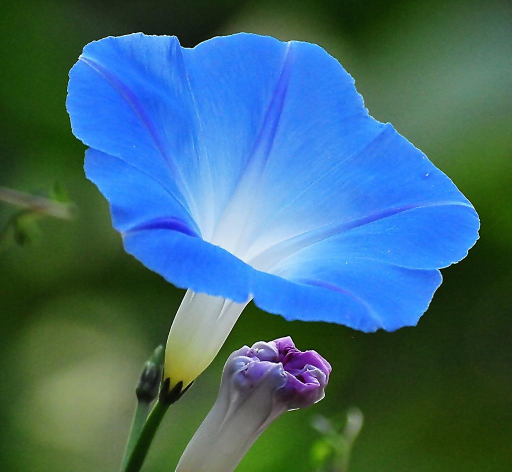
#> input picture dataset/hua.jpg, 1024 x 943 px (shown at 1/2 size)
$ python keypoint_detection.py
#> lines starting #> are read from the running program, lines starting #| are printed output that depends on the picture
import cv2
import numpy as np


img = cv2.imread('../../dataset/hua.jpg')
#> img is the input picture: shape (943, 1024, 3); mean B, G, R 116.6, 104.8, 63.1
img = cv2.resize(img, (0, 0), None, 0.5, 0.5)
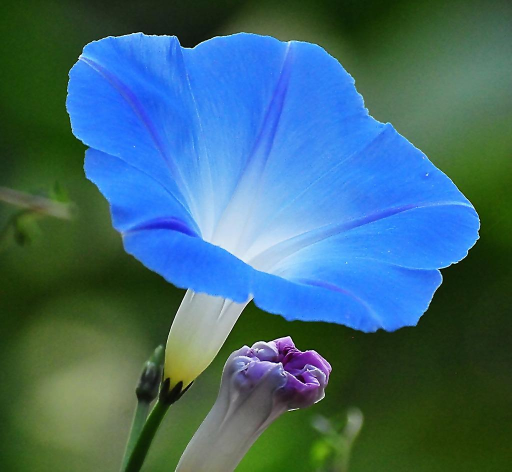
#> img: shape (472, 512, 3); mean B, G, R 116.7, 104.9, 63.2
gray = cv2.cvtColor(img, cv2.COLOR_BGR2GRAY)
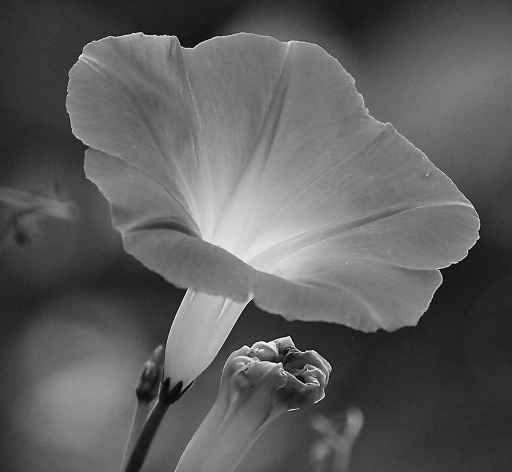
#> gray: shape (472, 512); min 5, max 251, mean 93.8

# ****************** SIFT ******************************
sift = cv2.SIFT_create()
# find the keypoints and descriptors with SIFT
kp, des = sift.detectAndCompute(gray, None)
#> kp = 203 keypoints; strongest (x, y, size): (280, 363, 2), (245, 347, 2.2), (272, 344, 5.4), (264, 343, 2.2)
img = cv2.drawKeypoints(gray, kp, None)
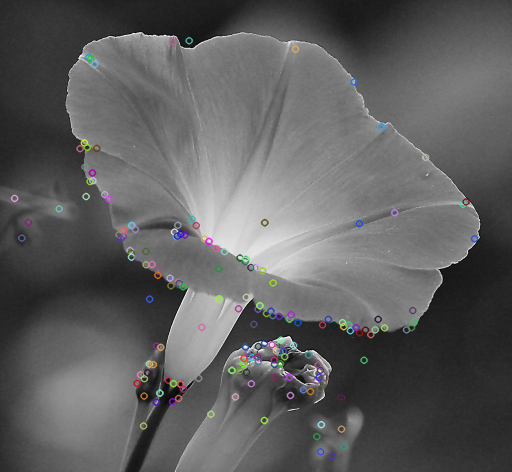
#> img: shape (472, 512, 3); mean of channels 0, 1, 2 94.3, 94.1, 94.2; drawn as B, G, R
cv2.imshow("sift_keypoint", img)

# [12 lines of commented-out code are left out]
fast = cv2.FastFeatureDetector_create()
kp = fast.detect(img, None)
#> kp = 1474 keypoints; strongest (x, y, size): (289, 337, 7), (245, 346, 7), (324, 395, 7), (313, 350, 7)
img = cv2.drawKeypoints(gray, kp, None)
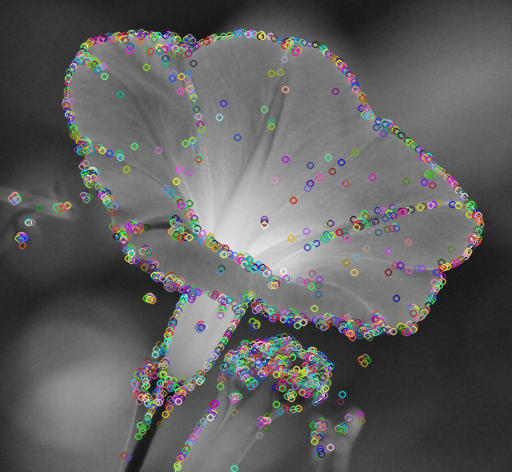
#> img: shape (472, 512, 3); mean of channels 0, 1, 2 95.5, 95.8, 95.8; drawn as B, G, R
cv2.imshow("fast", img)


# ****************** ORB ******************************
orb = cv2.ORB_create()
kp = orb.detect(img, None)
#> kp = 500 keypoints; strongest (x, y, size): (303, 322, 31), (302, 325, 31), (304, 325, 31), (260, 36, 31)
img = cv2.drawKeypoints(gray, kp, None)
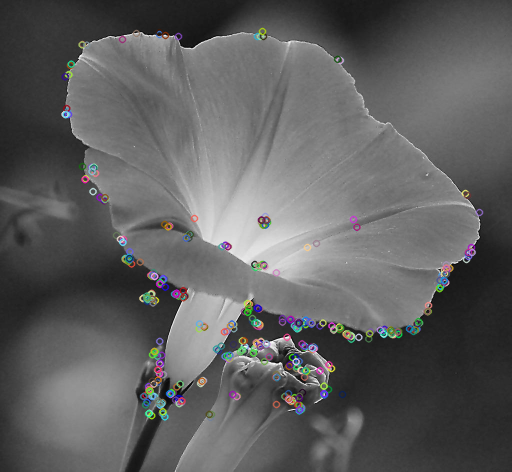
#> img: shape (472, 512, 3); mean of channels 0, 1, 2 95.2, 95.1, 95.1; drawn as B, G, R
cv2.imshow("ORB", img)
cv2.waitKey(0)
cv2.destroyAllWindows()
